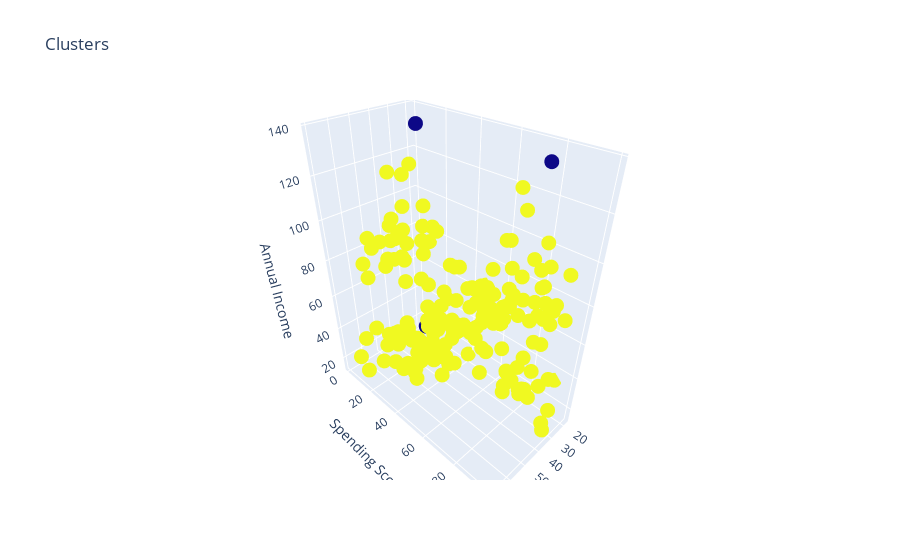

Notebook code for this chart:
### Code cell
df['labels'] = HN
trace1 = go.Scatter3d(
    x= df['Age'],
    y= df['Spending Score (1-100)'],
    z= df['Annual Income (k$)'],
    mode='markers',
    marker=dict(
        color = df['labels'], 
        size= 5,
        line=dict(
            color= df['labels'],
            width= 10
        )
    )
)
data = [trace1]
layout = go.Layout(
    title= 'Clusters',
    scene = dict(
        xaxis = dict(title  = 'Age'),
        yaxis = dict(title  = 'Spending Score'),
        zaxis = dict(title  = 'Annual Income')
    )
)
fig = go.Figure(data=data, layout=layout)
py.offline.iplot(fig)

### Figure 1 — Plotly figure (JSON) as saved in the notebook; plotly's stock layout.template omitted (floating-point values rounded to 4 significant figures; data arrays with more than 128 entries replaced by an {"elided": "..."} marker saying what was removed)
{"data": [{"marker": {"color": {"elided": "200 int values"}, "line": {"color": {"elided": "200 int values"}, "width": 10}, "size": 5}, "mode": "markers", "type": "scatter3d", "x": {"elided": "200 int values"}, "y": {"elided": "200 int values"}, "z": {"elided": "200 int values"}}], "layout": {"scene": {"xaxis": {"title": {"text": "Age"}}, "yaxis": {"title": {"text": "Spending Score"}}, "zaxis": {"title": {"text": "Annual Income"}}}, "title": {"text": "Clusters"}}}
